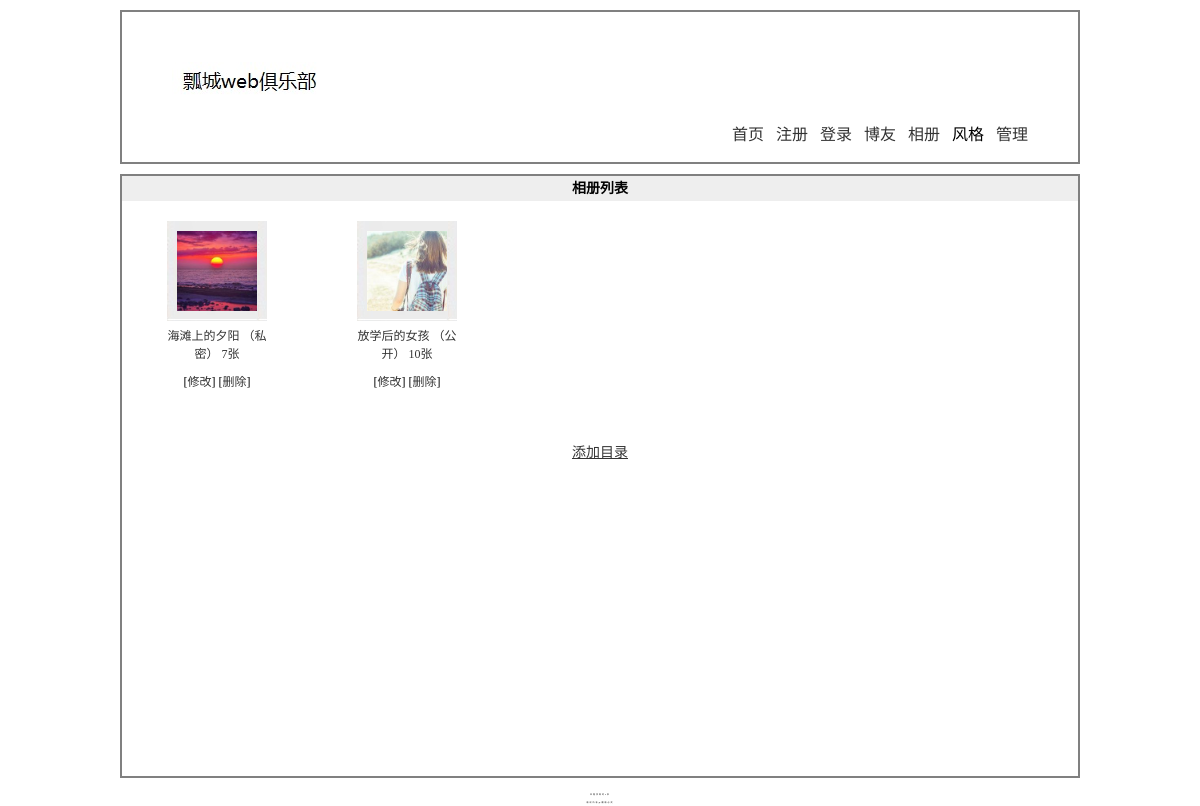
Page /photo.php on the committed database.
### tables this page shows
CREATE TABLE IF NOT EXISTS `tg_dir` (
  `tg_id` mediumint(8) unsigned NOT NULL AUTO_INCREMENT,
  `tg_name` varchar(20) NOT NULL COMMENT '//相册名',
  `tg_type` tinyint(1) unsigned NOT NULL,
  `tg_password` char(40) DEFAULT NULL,
  `tg_content` varchar(200) DEFAULT NULL,
  `tg_face` varchar(200) DEFAULT NULL COMMENT '//相册封面',
  `tg_dir` varchar(200) NOT NULL,
  `tg_date` datetime NOT NULL,
  PRIMARY KEY (`tg_id`)
);

### includes/global.func.php (called while the page is built, shortened)
<?php
function page($_sql,$size){
	global $_pagesize,$_pagenum,$_page,$pagemax,$num;
	if(isset($_GET['page'])){
		$_page=$_GET['page'];
		if(empty($_page)||$_page<0||!is_numeric($_page)){
			$_page=1;
		}else{
			$_page=intval($_page);
		}
	}else{
		$_page=1;
	}
	$_pagesize=$size;
	$_pagenum=($_page-1)*$_pagesize;
}
function _html($string){
	if(is_array($string)){
		foreach($string as $_key=>$_value){
		$string[$_key]=_html($_value);
		}
	}else{
		$string=htmlspecialchars($string);
	}
	return $string;
}
?>

### includes/mysql.func.php (called while the page is built, shortened)
<?php
function _query($sql){
	if(!$result=mysql_query($sql)){
		exit('SQL语句执行失败');
	}
	return $result;
}
function _fetch_array($sql){
	return mysql_fetch_array(_query($sql),MYSQL_ASSOC);
}
function _fetch_array_list($result){
	return mysql_fetch_array($result,MYSQL_ASSOC);
}
?>

### photo.php (the view, shortened to what this page needs)
<?php
	global $_pagenum,$_pagesize;
	$result=_query("SELECT tg_id,tg_name,tg_type,tg_face
						   FROM tg_dir
						   ORDER BY tg_date DESC
						   LIMIT $_pagenum,$_pagesize");
?>
<!DOCTYPE html>
<html>
	<head>
		<?php require ROOT_PATH."includes/title.inc.php";?>
	</head>
	<body>
		<?php
			require ROOT_PATH."includes/header.inc.php";
		?>
		<div id="photo">
			<h2>相册列表</h2>
			<?php
				 while(!!$rows=_fetch_array_list($result)){
				 $_html=array();
				 $_html['id']=$rows['tg_id'];
			   	 $_html['name']=$rows['tg_name'];
			   	 $_html['type']=$rows['tg_type'];
			   	 $_html['face']=$rows['tg_face'];
			   	 $_html=_html($_html);
			   	 if(empty($_html['type'])){
			   	 	$_html['type_html']='（公开）';
			   	 }else{
			   	 	$_html['type_html']='（私密）';
			   	 }
			   	 if(empty($_html['face'])){
			   	 	$_html['face']='';
			   	 }else{
			   	 	$_html['face']='<img src="'.$_html['face'].'" alt="'.$_html['name'].'" title="'.$_html['face'].'">';
			   	 }
			   	 $_html['photo']=_fetch_array("SELECT COUNT(*) AS count FROM tg_photo
			   	 						WHERE tg_sid='{$_html['id']}'");
			?>
			<dl>
				<dt>
					<a href="photo_show.php?id=<?php echo $_html['id']?>">
						<?php echo $_html['face']?>
					</a>
				</dt>
				<dd>
					<a href="photo_show.php?id=<?php echo $_html['id']?>">
					   <?php echo $_html['name']?> <?php echo $_html['type_html']?> <?php echo $_html['photo']['count']?>张
					</a>
				</dd>
				<dd>
					[<a href="photo_modify_dir.php?id=<?php echo $_html['id']?>">修改</a>]
					[<a href="photo.php?action=delete&id=<?php echo $_html['id']?>">删除</a>]
				</dd>
			</dl>
			<?php }?>
			<p><a href="photo_add_dir.php">添加目录</a></p>
		</div>
		<?php
			require ROOT_PATH."includes/footer.inc.php";
		?>
	</body>
</html>

### css/css1/base.css (style rules this page uses)
* { padding: 0; margin: 0; }
body { width: 960px; margin: 0 auto;; background-color: #fff; }
h2 { background: #eee; font-size: 14px; height: 25px; line-height: 25px; text-indent: 10px; }

### css/css1/photo.css (style rules this page uses)
#photo { width: auto; height: 600px; border: 2px solid gray; font-size: 12px; }
#photo h2 { text-indent: 0; text-align: center; }
#photo p { text-align: center; padding: 20px; clear: both; }
#photo p a { font-size: 14px; color: #333; text-decoration: underline; }
#photo dl { width: 150px; height: 180px; margin: 20px; float: left; }
#photo dl dt { background: url(../../img/photo1.jpg); width: 100px; height: 100px; margin: 0 auto; }
#photo dl dt img { width: 80px; height: 80px; display: block; padding: 10px; }
#photo dl dd { text-align: center; width: 100px; margin: 0 auto; padding: 5px 0; }
#photo dl dd a { color: #333; text-decoration: none; }

### rows in the picture
tg_dir: tg_face (picture), tg_name "海滩上的夕阳", type_html "（私密）", count "7"
tg_dir: tg_face (picture), tg_name "放学后的女孩", type_html "（公开）", count "10"
